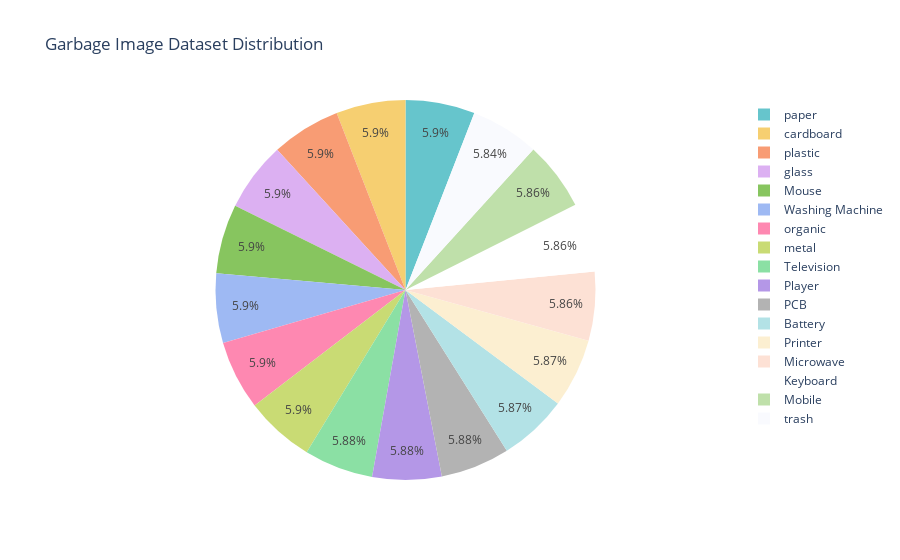

The cell this chart's notebook holds for it:
### Code cell
sizes = [len(os.listdir(os.path.join("dataset/balanced_waste_images", class_name))) for class_name in class_names]

fig = px.pie(
    names=os.listdir("dataset/balanced_waste_images"),
    values=sizes,
    title="Garbage Image Dataset Distribution",
    color_discrete_sequence=px.colors.qualitative.Pastel
)
fig.show()

### Figure 1 — Plotly figure (JSON) as saved in the notebook; plotly's stock layout.template omitted (floating-point values rounded to 4 significant figures)
{"data": [{"domain": {"x": [0, 1], "y": [0, 1]}, "hovertemplate": "label=%{label}<br>value=%{value}<extra></extra>", "labels": ["Microwave", "paper", "cardboard", "Television", "Player", "plastic", "trash", "glass", "Mouse", "Keyboard", "Washing Machine", "Mobile", "organic", "PCB", "metal", "Battery", "Printer"], "legendgroup": "", "name": "", "showlegend": true, "type": "pie", "values": [397, 400, 400, 399, 399, 400, 396, 400, 400, 397, 400, 397, 400, 399, 400, 398, 398]}], "layout": {"legend": {"tracegroupgap": 0}, "piecolorway": ["rgb(102, 197, 204)", "rgb(246, 207, 113)", "rgb(248, 156, 116)", "rgb(220, 176, 242)", "rgb(135, 197, 95)", "rgb(158, 185, 243)", "rgb(254, 136, 177)", "rgb(201, 219, 116)", "rgb(139, 224, 164)", "rgb(180, 151, 231)", "rgb(179, 179, 179)"], "title": {"text": "Garbage Image Dataset Distribution"}}}
